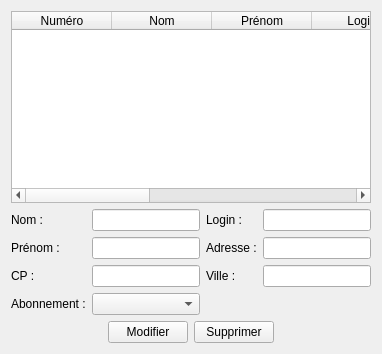
          <widget class="QWidget" name="tab_3">
           <attribute name="icon">
            <iconset resource="resources.qrc">
             <normaloff>:/new/prefix1/security</normaloff>:/new/prefix1/security</iconset>
           </attribute>
           <attribute name="title">
            <string>Actifs</string>
           </attribute>
           <layout class="QVBoxLayout" name="verticalLayout_7">
            <item>
             <widget class="QTableWidget" name="tableWidget_producteur">
              <property name="selectionMode">
               <enum>QAbstractItemView::SingleSelection</enum>
              </property>
              <property name="selectionBehavior">
               <enum>QAbstractItemView::SelectRows</enum>
              </property>
              <attribute name="horizontalHeaderHighlightSections">
               <bool>false</bool>
              </attribute>
              <attribute name="verticalHeaderVisible">
               <bool>false</bool>
              </attribute>
              <column>
               <property name="text">
                <string>Numéro</string>
               </property>
              </column>
              <column>
               <property name="text">
                <string>Nom</string>
               </property>
              </column>
              <column>
               <property name="text">
                <string>Prénom</string>
               </property>
              </column>
              <column>
               <property name="text">
                <string>Login</string>
               </property>
              </column>
              <column>
               <property name="text">
                <string>Adresse</string>
               </property>
              </column>
              <column>
               <property name="text">
                <string>Ville</string>
               </property>
              </column>
              <column>
               <property name="text">
                <string>CP</string>
               </property>
              </column>
              <column>
               <property name="text">
                <string>Abonnement</string>
               </property>
              </column>
             </widget>
            </item>
            <item>
             <layout class="QGridLayout" name="gridLayout_3">
              <item row="0" column="0">
               <widget class="QLabel" name="label_4">
                <property name="text">
                 <string>Nom :</string>
                </property>
               </widget>
              </item>
              <item row="0" column="1">
               <widget class="QLineEdit" name="lineEdit_nomProducteur"/>
              </item>
              <item row="0" column="2">
               <widget class="QLabel" name="label_6">
                <property name="text">
                 <string>Login :</string>
                </property>
               </widget>
              </item>
              <item row="0" column="3">
               <widget class="QLineEdit" name="lineEdit_loginProducteur"/>
              </item>
              <item row="1" column="0">
               <widget class="QLabel" name="label_5">
                <property name="text">
                 <string>Prénom :</string>
                </property>
               </widget>
              </item>
              <item row="1" column="1">
               <widget class="QLineEdit" name="lineEdit_prenomProducteur"/>
              </item>
              <item row="1" column="2">
               <widget class="QLabel" name="label_14">
                <property name="text">
                 <string>Adresse :</string>
                </property>
               </widget>
              </item>
              <item row="1" column="3">
               <widget class="QLineEdit" name="lineEdit_adresseProducteur"/>
              </item>
              <item row="2" column="0">
               <widget class="QLabel" name="label_12">
                <property name="text">
                 <string>CP :</string>
                </property>
               </widget>
              </item>
              <item row="2" column="1">
               <widget class="QLineEdit" name="lineEdit_cpProducteur"/>
              </item>
              <item row="2" column="2">
               <widget class="QLabel" name="label_13">
                <property name="text">
                 <string>Ville :</string>
                </property>
               </widget>
              </item>
              <item row="2" column="3">
               <widget class="QLineEdit" name="lineEdit_villeProducteur"/>
              </item>
              <item row="3" column="0">
               <widget class="QLabel" name="label_7">
                <property name="text">
                 <string>Abonnement :</string>
                </property>
               </widget>
              </item>
              <item row="3" column="1">
               <widget class="QComboBox" name="comboBox_abonnement"/>
              </item>
             </layout>
            </item>
            <item>
             <layout class="QHBoxLayout" name="horizontalLayout_8">
              <item>
               <spacer name="horizontalSpacer_21">
                <property name="orientation">
                 <enum>Qt::Horizontal</enum>
                </property>
                <property name="sizeHint" stdset="0">
                 <size>
                  <width>40</width>
                  <height>20</height>
                 </size>
                </property>
               </spacer>
              </item>
              <item>
               <widget class="QPushButton" name="pushButton_modifierProducteur">
                <property name="text">
                 <string>Modifier</string>
                </property>
                <property name="icon">
                 <iconset resource="resources.qrc">
                  <normaloff>:/new/prefix1/modify</normaloff>:/new/prefix1/modify</iconset>
                </property>
               </widget>
              </item>
              <item>
               <widget class="QPushButton" name="pushButton_supprimerProducteur">
                <property name="text">
                 <string>Supprimer</string>
                </property>
                <property name="icon">
                 <iconset resource="resources.qrc">
                  <normaloff>:/new/prefix1/bin</normaloff>:/new/prefix1/bin</iconset>
                </property>
               </widget>
              </item>
              <item>
               <spacer name="horizontalSpacer_22">
                <property name="orientation">
                 <enum>Qt::Horizontal</enum>
                </property>
                <property name="sizeHint" stdset="0">
                 <size>
                  <width>40</width>
                  <height>20</height>
                 </size>
                </property>
               </spacer>
              </item>
             </layout>
            </item>
           </layout>
          </widget>
